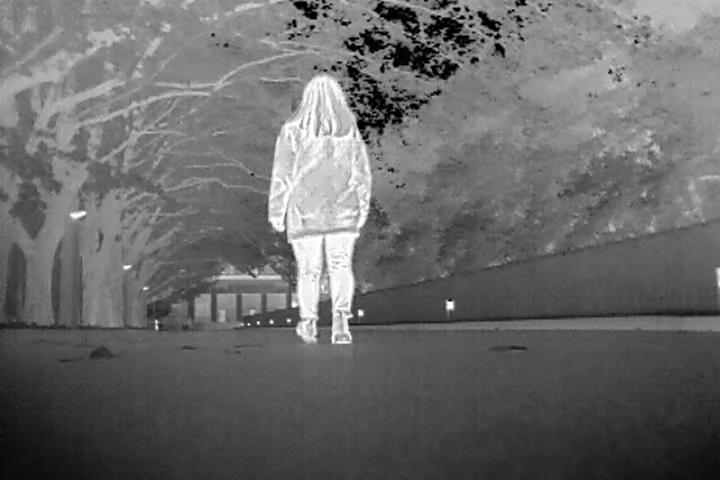
%> input picture data/Pedestrian_test.jpg, 720 x 480 px
$ octave --eval "result = saliency(imread('../data/Pedestrian_test.jpg'));"   (GNU Octave 9; MATLAB toolbox functions it lacks are replaced by stand-ins)
%> lines starting %> are read from the running program, lines starting %| are printed output that depends on the picture
%> in saliency, rIMG is the input picture: size 480x720x3 uint8; min 0, max 255, mean 104.7
### Saliency/findpeaks_local.m
function [initT, diffimg] = findpeaks_local(img, ~)
    img = uint8(img);
    hh = imhist(img);  %图像直方图
%> hh = 256 values, max 4282 at index 79, min 133 at index 9, mean 1350
    %-----直方图平滑
    windowSize = 7;
    fh = filter(ones(1, windowSize)/windowSize, 1, hh);

    meanH = mean(fh);
%> meanH = 1346.3
    meanI = mean(mean(img));
%> meanI = 104.7
    stdI = std2(double(img));
%> stdI = 45.02
    %----搜索局部极大值
    [pks, locs] = findpeaks(fh, 'MINPEAKHEIGHT', meanH);
%> pks = [3728.3; 2315.3; 3313.7]; locs = [83; 110; 138]
    % 大于均值的局部极值
    ind = find(locs>meanI-0.25*stdI & locs<256-meanI);
%> ind = [2; 3]

    if isempty(ind)  %若不存在大于均值的局部极值，则选均值
        lind = round(meanI)+1;
    else
        mpks = pks(ind);
%> mpks = [2315.3; 3313.7]
        %----大于均值的局部极值的最大值
        maxpk = mean(mpks);
%> maxpk = 2814.5
        mpind = mpks>=maxpk;
%> mpind = [false; true]
        mind = ind(mpind);
%> mind = 3
        lind = locs(mind);
%> lind = 138
    end

    mind = round(mean(lind));
%> mind = 138

    maxind=find(fh==max(max(fh)));
%> maxind = 83

    %------进行判断，背景之间，以及目标之间的灰度差异不会过大------
    distF = mind-meanI;  %大于均值的最小的灰度局部极值与均值的距离
%> distF = 33.27
    distB = meanI-maxind;  %均值与背景最小灰度值 直方图局部极值之间的距离
%> distB = 21.73
    if distF>distB
        mind = round(meanI+1);
%> mind = 106
    end

    dh = diff(fh);
%> dh = 255 values, max 160.6 at index 56, min -152.9 at index 155, mean 0.537
    k = round(mean(mind))+1;
%> k = 107
    while(mean(dh(k: k+1))<-10)  %利用连续5个的平均值做判断
        k = k+1;
    end
%> this loop made 1 pass
%> k on pass 1: 108
    initT = k-1;
%> initT = 107
    if initT<maxind
        initT = round(mean(maxind));
    end

    diffimg = img-round(mean(initT));
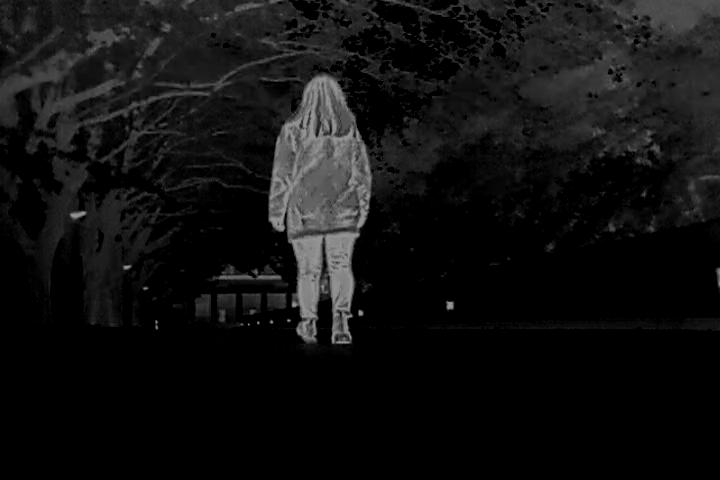
%> diffimg: size 480x720 uint8; min 0, max 148, mean 16.8
%> in saliency, `diffimg = double(diffimg)./max(max(double(diffimg))+1);`:
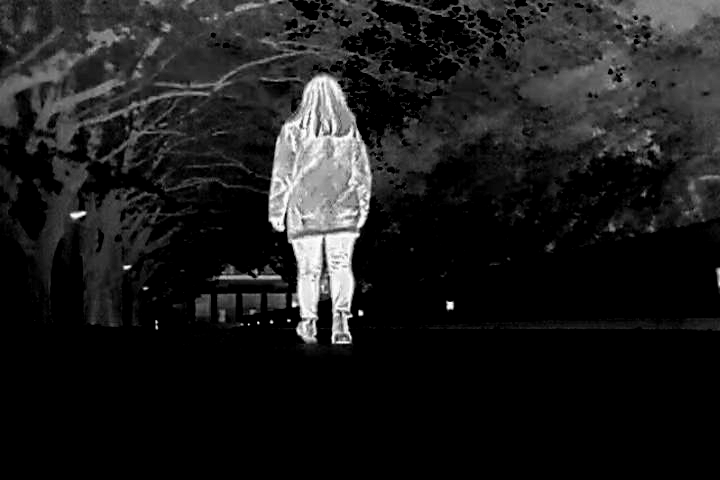
%> diffimg: size 480x720 double; min 0, max 0.993, mean 0.113
    diffimg(diffimg<0)=0;

end

### Saliency/gradientImg.m
function gimg = gradientImg(diffimg)
%计算图像的梯度图像，并且进行归一化
    [gx, gy] = gradient(double(diffimg));
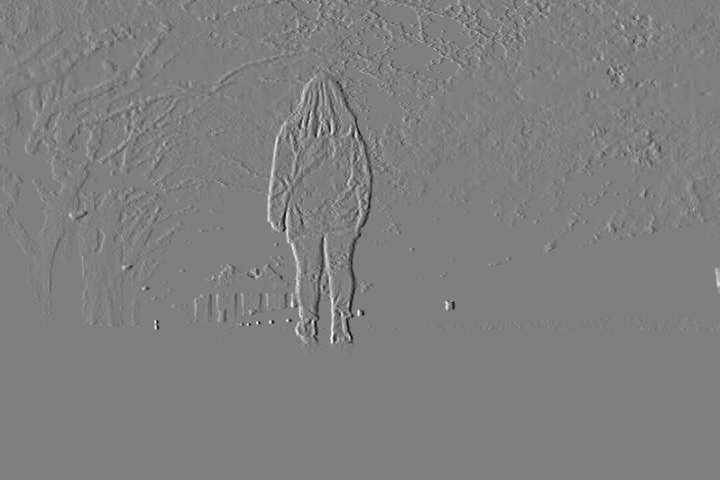
%> gx: size 480x720 double; min -0.497, max 0.497, mean 0.000142; drawn with min black and max white
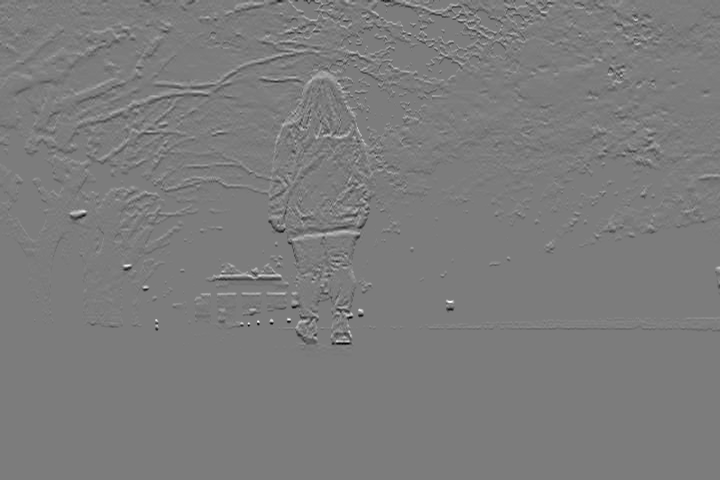
%> gy: size 480x720 double; min -0.477, max 0.497, mean -0.000573; drawn with min black and max white
    gimg = sqrt(gx.*gx+gy.*gy);
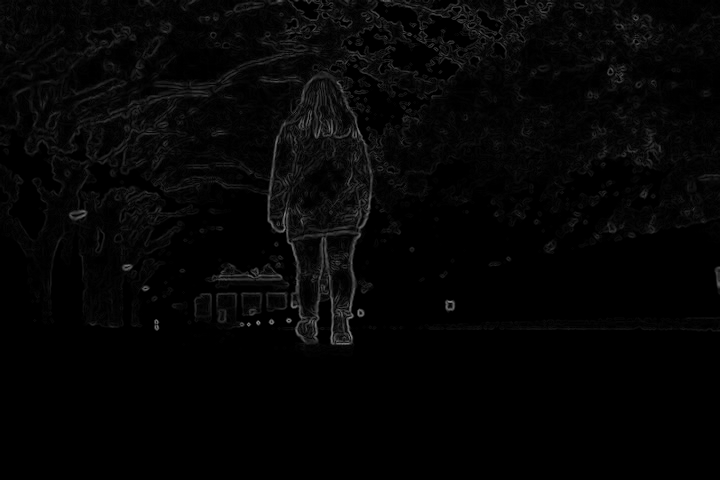
%> gimg: size 480x720 double; min 0, max 0.522, mean 0.0207
    gimg = imfill(gimg, 'holes');

    meang = mean(mean(gimg));
%> meang = 0.0271
    gimg(gimg<meang) = 0;
    gimg = double(gimg)./max(max(double(gimg))+1);
end

### Saliency/signatureSal.m
function outMap = signatureSal(img, param)

%
%  inputs:
%     img    : either matrix of intensities or filename
%     param  : optional parameters, should have fields as set in default_signature_param
%
%  output
%     outMap : a saliency map for the image
%
%
%  This algorithm is described in the following paper:
%  "Image Signature: Highlighting sparse salient regions", by Xiaodi Hou, Jonathan Harel, and Christof Koch.
%  IEEE Transactions on Pattern Analysis and Machine Intelligence, 2011.
%
%  Coding by Xiaodi Hou and Jonathan Harel, 2011
%
%  License: Code may be copied & used for any purposes as long as the use is acknowledged and cited.
%

% read in file if img is filename
if ( strcmp(class(img),'char') == 1 ) img = imread(img); end

% convert to double if image is uint8
if ( strcmp(class(img),'uint8') == 1 ) img = double(img)/255; end

if ( ~exist( 'param' , 'var' ) )
  param = default_signature_param;
end

img = imresize(img, param.mapWidth/size(img, 2));

numChannels = size( img , 3  );
%> numChannels = 1

if ( numChannels == 3 )

  if ( isequal( lower(param.colorChannels) , 'lab' ) )

    labT = makecform('srgb2lab');
    tImg = applycform(img, labT);

  elseif ( isequal( lower(param.colorChannels) , 'rgb' ) )

    tImg = img;

  elseif ( isequal( lower(param.colorChannels) , 'dkl' ) )

    tImg = rgb2dkl( img );

  end

else

  tImg = img;

end

cSalMap = zeros(size(img));


for i = 1:numChannels
  cSalMap(:,:,i) = idct2(sign(dct2(tImg(:,:,i)))).^2;
end
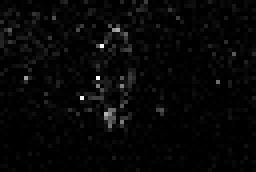
%> cSalMap: size 43x64 double (shown 4 times larger); min 2.55e-09, max 35.67, mean 1; drawn with min black and max white

outMap = mean(cSalMap, 3);

if ( param.blurSigma > 0 )
  kSize = size(outMap,2) * param.blurSigma;
%> kSize = 3.2
  outMap = imfilter(outMap, fspecial('gaussian', round([kSize, kSize]*4), kSize));
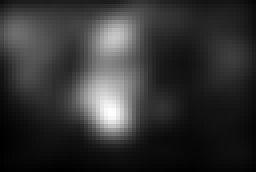
%> outMap: size 43x64 double (shown 4 times larger); min 0.107, max 4.19, mean 0.936; drawn with min black and max white
end

if ( param.resizeToInput )
  outMap = imresize( outMap , [ size(img,1) size(img,2) ] );
end

outMap = mynorm( outMap , param );

### Saliency/sigsaliency/mynorm.m
function map = mynorm(map,param)

if ( param.subtractMin )
  map = mat2gray(map);
else
  map = map / max(map(:));
end

### Saliency/show_imgnmap2.m
function [smap,salmap,img_threshold]= show_imgnmap2(img, smap, rate)
%> called with rate = 90
%
% originally part of GBVS code by Jonathan Harel
% http://www.klab.caltech.edu/~harel/share/gbvs.php
%

    smap = mat2gray(imresize(smap,[size(img,1) size(img,2)]));
%> the run ends on the next line
    [salmap, img_threshold] = heatmap_overlay(img, smap, rate);
end

### Saliency/sigsaliency/default_signature_param.m
function param = default_signature_param()

%
% most important parameter. determines channels to use
% there are 3 options: LAB, DKL, RGB
%
param.colorChannels = 'LAB';

%
% signature output must be blurred
% (expressed as fraction of image width)
%
param.blurSigma =.05;% .045;

%
% size of the underlying saliency map
%
param.mapWidth = 64;

%
% resize saliency map to image input
% note: can be slow; turn off for faster performance.
%
param.resizeToInput = 1;

%
% for normalization
%
param.subtractMin = 1;

### Saliency/saliency.m
function [imgcut, num, position, diffsmap] = saliency(IMG)
    rIMG = IMG;
    if (numel(size(IMG))==3)
        IMG = rgb2gray(IMG);
    end
    rate = 90;
    addpath(genpath('.\sigsaliency\'));
    [~, diffimg] = findpeaks_local(IMG);
    diffimg = double(diffimg)./max(max(double(diffimg))+1);
    gimg = gradientImg(diffimg);
    diffimg = 0.5*(double(diffimg)+double(gimg));
    difflabMap = signatureSal(diffimg);
    [diffsmap, ~, ~]=show_imgnmap2(diffimg, difflabMap, rate);
    level = graythresh(diffsmap);
    BW = im2bw(diffsmap, level);
    BW = bwareaopen(BW, 300);
    [L, num] = bwlabel(BW, 4);
    status = regionprops(L, 'basic');
    imgcut = cell(1, num);
    position = zeros(num, 4);
    mask = [-30, -30, 60, 60];
    % mask=0;
    for k = 1:num
        rec = round(status(k).BoundingBox+mask);
        rec(1, 1) = max(rec(1, 1), 1);
        rec(1, 2) = max(rec(1, 2), 1);
        J = imcrop(rIMG, round(rec));
        [JH, JW] = size(J);
        if (JH*JW>1000)
            position(k, :) = round(rec);
            J = uint8(J);
            imgcut{1, k} = J;
        else
            continue;
        end
    end

end
